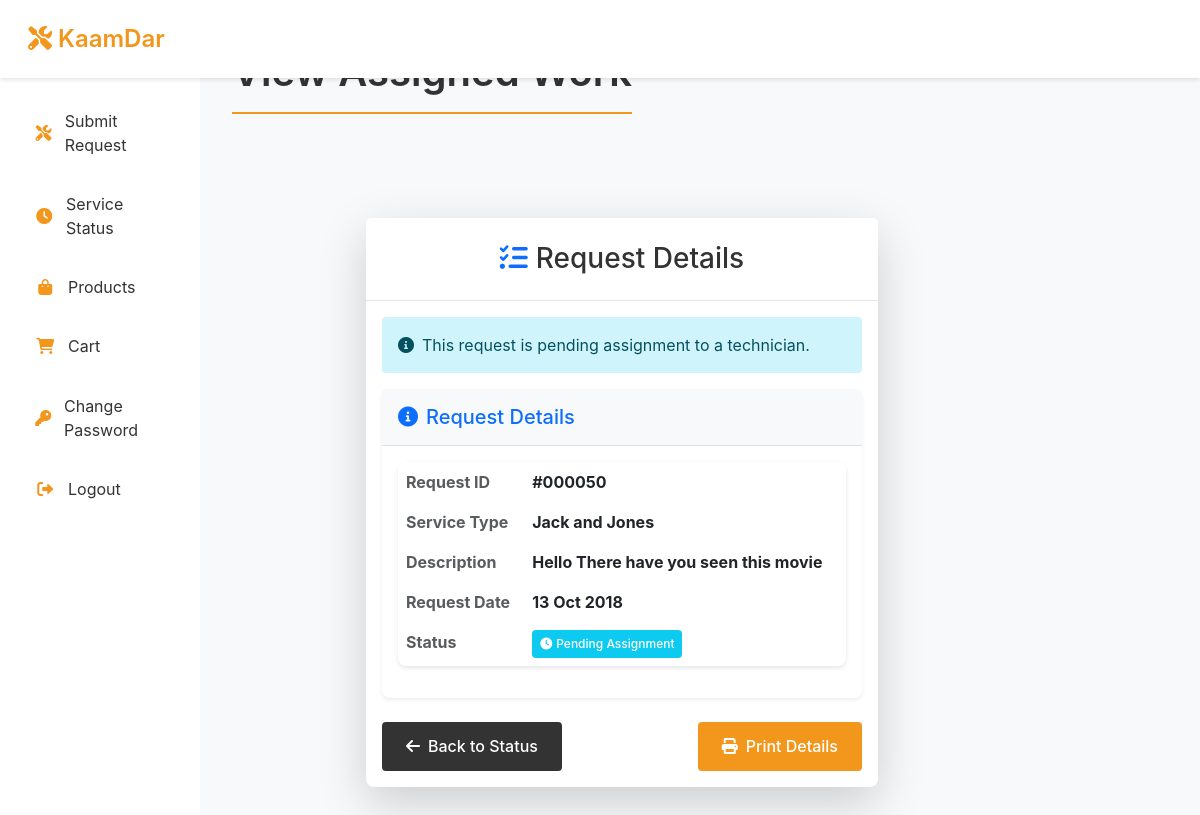
Screenshot of /Kaamdar_PHP/Requester/ViewAssignedWork.php?id=50 (signed in) with the database file from the repository.
### tables this page shows
CREATE TABLE `submitrequest_tb` (
  `request_id` int(11) NOT NULL,
  `request_info` text NOT NULL,
  `request_desc` text NOT NULL,
  `requester_name` varchar(60) NOT NULL,
  `requester_add1` text NOT NULL,
  `requester_add2` text NOT NULL,
  `requester_city` varchar(60) NOT NULL,
  `requester_state` varchar(60) NOT NULL,
  `requester_zip` int(11) NOT NULL,
  `requester_email` varchar(60) NOT NULL,
  `requester_mobile` bigint(11) NOT NULL,
  `request_date` date NOT NULL
);

### Kaamdar_PHP/Requester/ViewAssignedWork.php (the view, shortened to what this page needs)
<?php
include('includes/header.php');
include('../dbConnection.php');
$rEmail = $_SESSION['rEmail'];
if(isset($_GET['id'])) {
    $request_id = filter_input(INPUT_GET, 'id', FILTER_SANITIZE_NUMBER_INT);
    $sql = "SELECT a.*, t.empName as technician_name, t.empMobile as technician_mobile,
            t.empEmail as technician_email, t.empCity as technician_city
            FROM assignwork_tb a
            JOIN technician_tb t ON a.assign_tech = t.empEmail
            WHERE a.request_id = ? AND a.requester_email = ?";
    $stmt = $conn->prepare($sql);
    $stmt->bind_param("is", $request_id, $rEmail);
    $stmt->execute();
    $result = $stmt->get_result();
    if($result->num_rows > 0) {
        $row = $result->fetch_assoc();
        ?>
        <div class="col-sm-9 col-md-10">
            <div class="row">
                <div class="col-md-8 mx-auto">
                    <div class="card shadow-lg border-0 rounded-lg mt-5">
                        <div class="card-header bg-white">
                            <h3 class="text-center font-weight-light my-2">
                                <i class="fas fa-tasks me-2 text-primary"></i>Assigned Work Details
                            </h3>
                        </div>
                        <div class="card-body">
                            <div class="row mb-4">
                                <div class="col-md-6">
                                    <div class="card border-0 shadow-sm mb-4">
                                        <div class="card-header bg-light">
                                            <h5 class="text-primary mb-0">
                                                <i class="fas fa-info-circle me-2"></i>Request Details
                                            </h5>
                                        </div>
                                        <div class="card-body">
                                            <table class="table table-borderless">
                                                <tr>
                                                    <th class="text-muted">Request ID</th>
                                                    <td class="fw-bold">#<?php echo str_pad($row['request_id'], 6, '0', STR_PAD_LEFT); ?></td>
                                                </tr>
                                                <tr>
                                                    <th class="text-muted">Service Type</th>
                                                    <td class="fw-bold"><?php echo $row['request_info']; ?></td>
                                                </tr>
                                                <tr>
                                                    <th class="text-muted">Description</th>
                                                    <td class="fw-bold"><?php echo $row['request_desc']; ?></td>
                                                </tr>
                                                <tr>
                                                    <th class="text-muted">Request Date</th>
                                                    <td class="fw-bold"><?php echo date('d M Y', strtotime($row['request_date'])); ?></td>
                                                </tr>
                                            </table>
                                        </div>
                                    </div>
                                </div>
                                <div class="col-md-6">
                                    <div class="card border-0 shadow-sm mb-4">
                                        <div class="card-header bg-light">
                                            <h5 class="text-primary mb-0">
                                                <i class="fas fa-user-tie me-2"></i>Assigned Technician
                                            </h5>
                                        </div>
                                        <div class="card-body">
                                            <table class="table table-borderless">
                                                <tr>
                                                    <th class="text-muted">Name</th>
                                                    <td class="fw-bold"><?php echo $row['technician_name']; ?></td>
                                                </tr>
                                                <tr>
                                                    <th class="text-muted">Mobile</th>
                                                    <td class="fw-bold"><?php echo $row['technician_mobile']; ?></td>
                                                </tr>
                                                <tr>
                                                    <th class="text-muted">Email</th>
                                                    <td class="fw-bold"><?php echo $row['technician_email']; ?></td>
                                                </tr>
                                                <tr>
                                                    <th class="text-muted">City</th>
                                                    <td class="fw-bold"><?php echo $row['technician_city']; ?></td>
                                                </tr>
                                            </table>
                                        </div>
                                    </div>
                                </div>
                            </div>
                            <div class="row mb-4">
                                <div class="col-md-12">
                                    <div class="card border-0 shadow-sm">
                                        <div class="card-header bg-light">
                                            <h5 class="text-primary mb-0">
                                                <i class="fas fa-clock me-2"></i>Work Status
                                            </h5>
                                        </div>
                                        <div class="card-body">
                                            <table class="table table-borderless">
                                                <tr>
                                                    <th class="text-muted">Assigned Date</th>
                                                    <td class="fw-bold"><?php echo date('d M Y', strtotime($row['assign_date'])); ?></td>
                                                </tr>
                                                <tr>
                                                    <th class="text-muted">Status</th>
                                                    <td>
                                                        <?php
                                                        if($row['work_status'] == 'In Progress') {
                                                            echo '<span class="badge bg-warning p-2"><i class="fas fa-spinner me-1"></i>In Progress</span>';
                                                        } elseif($row['work_status'] == 'Completed') {
                                                            echo '<span class="badge bg-success p-2"><i class="fas fa-check-circle me-1"></i>Completed</span>';
                                                        } else {
                                                            echo '<span class="badge bg-info p-2"><i class="fas fa-clock me-1"></i>Pending</span>';
                                                        }
                                                        ?>
                                                    </td>
                                                </tr>
                                                <?php if(!empty($row['work_completion_date'])): ?>
                                                <tr>
                                                    <th class="text-muted">Completion Date</th>
                                                    <td class="fw-bold"><?php echo date('d M Y', strtotime($row['work_completion_date'])); ?></td>
                                                </tr>
                                                <?php endif; ?>
                                            </table>
                                        </div>
                                    </div>
                                </div>
                            </div>
                            <div class="d-flex justify-content-between mt-4">
                                <a href="ServiceStatus.php" class="btn btn-secondary">
                                    <i class="fas fa-arrow-left me-2"></i>Back to Status
                                </a>
                                <button type="button" class="btn btn-primary" onclick="window.print()">
                                    <i class="fas fa-print me-2"></i>Print Details
                                </button>
                            </div>
                        </div>
                    </div>
                </div>
            </div>
        </div>
        <?php
    } else {
        $request_sql = "SELECT * FROM submitrequest_tb WHERE request_id = ? AND requester_email = ?";
        $request_stmt = $conn->prepare($request_sql);
        $request_stmt->bind_param("is", $request_id, $rEmail);
        $request_stmt->execute();
        $request_result = $request_stmt->get_result();
        if($request_result->num_rows > 0) {
            $request_row = $request_result->fetch_assoc();
            ?>
            <div class="col-sm-9 col-md-10">
                <div class="row">
                    <div class="col-md-8 mx-auto">
                        <div class="card shadow-lg border-0 rounded-lg mt-5">
                            <div class="card-header bg-white">
                                <h3 class="text-center font-weight-light my-2">
                                    <i class="fas fa-tasks me-2 text-primary"></i>Request Details
                                </h3>
                            </div>
                            <div class="card-body">
                                <div class="alert alert-info" role="alert">
                                    <i class="fas fa-info-circle me-2"></i>This request is pending assignment to a technician.
                                </div>
                                <div class="row mb-4">
                                    <div class="col-md-12">
                                        <div class="card border-0 shadow-sm">
                                            <div class="card-header bg-light">
                                                <h5 class="text-primary mb-0">
                                                    <i class="fas fa-info-circle me-2"></i>Request Details
                                                </h5>
                                            </div>
                                            <div class="card-body">
                                                <table class="table table-borderless">
                                                    <tr>
                                                        <th class="text-muted">Request ID</th>
                                                        <td class="fw-bold">#<?php echo str_pad($request_row['request_id'], 6, '0', STR_PAD_LEFT); ?></td>
                                                    </tr>
                                                    <tr>
                                                        <th class="text-muted">Service Type</th>
                                                        <td class="fw-bold"><?php echo $request_row['request_info']; ?></td>
                                                    </tr>
                                                    <tr>
                                                        <th class="text-muted">Description</th>
                                                        <td class="fw-bold"><?php echo $request_row['request_desc']; ?></td>
                                                    </tr>
                                                    <tr>
                                                        <th class="text-muted">Request Date</th>
                                                        <td class="fw-bold"><?php echo date('d M Y', strtotime($request_row['request_date'])); ?></td>
                                                    </tr>
                                                    <tr>
                                                        <th class="text-muted">Status</th>
                                                        <td><span class="badge bg-info p-2"><i class="fas fa-clock me-1"></i>Pending Assignment</span></td>
                                                    </tr>
                                                </table>
                                            </div>
                                        </div>
                                    </div>
                                </div>
                                <div class="d-flex justify-content-between mt-4">
                                    <a href="ServiceStatus.php" class="btn btn-secondary">
                                        <i class="fas fa-arrow-left me-2"></i>Back to Status
                                    </a>
                                    <button type="button" class="btn btn-primary" onclick="window.print()">
                                        <i class="fas fa-print me-2"></i>Print Details
                                    </button>
                                </div>
                            </div>
                        </div>
                    </div>
                </div>
            </div>
            <?php
        } else {
            $msg = '<div class="alert alert-warning" role="alert">No request found with this ID.</div>';
            echo "<script> location.href='ServiceStatus.php'; </script>";
        }
    }
} else {
    echo "<script> location.href='ServiceStatus.php'; </script>";
}
include('includes/footer.php');
?>

### Kaamdar_PHP/Requester/includes/header.php (style rules this page uses)
:root { --primary-color: #f3961c; --secondary-color: #333; --accent-color: #f3961c; --text-color: #333; --light-bg: #f8f9fa; --dark-bg: #333; }
body { background-color: var(--light-bg); font-family: -apple-system, BlinkMacSystemFont, "Segoe UI", Roboto, Helvetica, Arial, sans-serif; }
.card { border: none; border-radius: 8px; box-shadow: 0 2px 4px rgba(0,0,0,0.1); transition: transform 0.3s ease, box-shadow 0.3s ease; background: white; }
.card-header { background: white; color: var(--text-color); border-bottom: 1px solid rgba(0,0,0,0.1); padding: 1rem; font-weight: 500; }
.btn-primary { background: var(--primary-color); border: none; padding: 0.8rem 1.5rem; border-radius: 4px; transition: all 0.3s ease; font-weight: 500; }
.btn-secondary { background: var(--secondary-color); border: none; padding: 0.8rem 1.5rem; border-radius: 4px; transition: all 0.3s ease; font-weight: 500; }
.alert { border-radius: 4px; border: none; padding: 1rem; }
.table { background: white; border-radius: 8px; overflow: hidden; box-shadow: 0 2px 4px rgba(0,0,0,0.1); }
.badge { padding: 0.5rem 0.8rem; border-radius: 4px; font-weight: 500; }

### rows the page displays
submitrequest_tb: request_id "000050", request_info "Jack and Jones", request_desc "Hello There have you seen this movie", request_date "13 Oct 2018"
